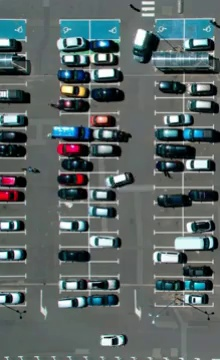
#> input picture first_frame.png, 220 x 360 px
$ python parkingSpacePicker.py
#> lines starting #> are read from the running program, lines starting #| are printed output that depends on the picture
import cv2
import pickle


widht = 40
height = 20

try :
    with open("CarParkPos","rb") as f :
        posList = pickle.load(f)
except :
    posList = []

def mouseClick(events,x,y,flags,params) :

    if events == cv2.EVENT_LBUTTONDOWN:
        posList.append((x,y))

    if events == cv2.EVENT_RBUTTONDOWN:
        for i ,pos in enumerate(posList) :
            x1,y1 = pos
            if x1<x<x1+widht and y1<y<y1+50 :
                posList.pop(i)

    with open("CarParkPos","wb") as f :
        pickle.dump(posList,f)


while True :

    img = cv2.imread("first_frame.png")
#> img is the input picture: shape (360, 220, 3); mean B, G, R 101.9, 102.1, 91
    img = cv2.resize(img, None, fx=1.5, fy=1.5, interpolation=cv2.INTER_AREA)
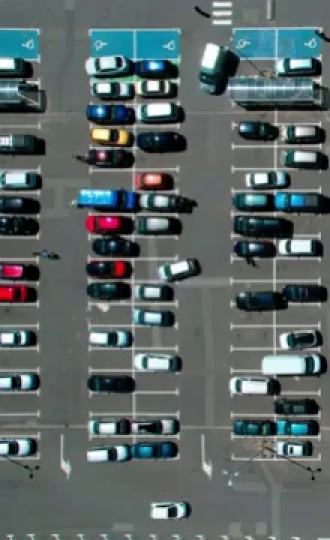
#> img: shape (540, 330, 3); mean B, G, R 102.1, 102.2, 91.1
    for pos in posList:
        cv2.rectangle(img,pos,(pos[0] + widht ,pos[1] + height),(255,0,0),2)


    cv2.imshow("İmg",img)
    cv2.setMouseCallback("İmg",mouseClick)
    if cv2.waitKey(1) & 0xFF == ord("q") :
#> (key q is pressed here)
        break
